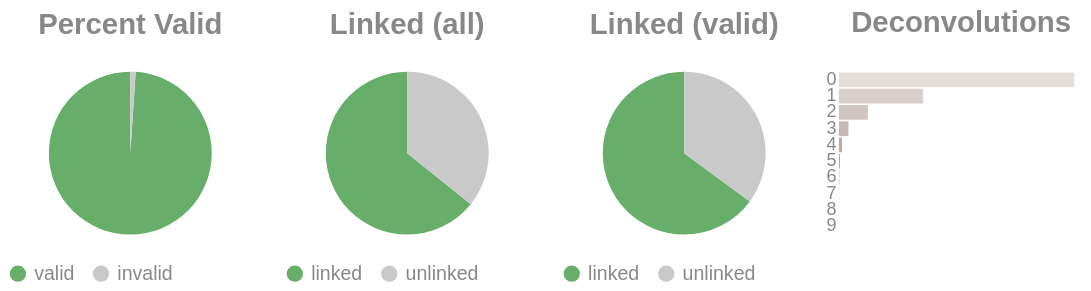

The code cell stored with this chart in its notebook:
### Code cell
if SKIPLR:
    pass
else:
    clash = Counter()
    for i in valids['molecule'].to_list():
        _mol = i.split("-")
        if len(_mol) == 1:
            clash.update('0')
        else:
            clash.update(_mol[-1])

    _d = {"deconvolutions": [], 'count': []}
    for k,v in clash.items():
        _d['deconvolutions'].append(k)
        _d['count'].append(v)

    tot_valid = valids['reads'].sum()
    mask = valids['reads'] >= 2
    n_linked_reads = valids.filter(mask)['reads'].sum()
    if n_linked_reads == 0:
        print_html("No linked molecules (>=2 reads) were detected; skipping linked-only distributions.")
        SKIPLR = True
    else:
        perc_valid = round(tot_valid / n_reads, 4)
        linked_perc_abs = round(n_linked_reads / n_reads, 4)
        linked_perc = round(n_linked_reads / tot_valid, 4)

    _valid = pl.DataFrame({"valids": ['valid', 'invalid'], "count": [tot_valid, n_reads - tot_valid]})
    _linked_abs = pl.DataFrame({"linked (absolute)": ['linked', 'unlinked'], "count": [n_linked_reads, n_reads - n_linked_reads]})
    _linked_rel = pl.DataFrame({"linked (valids)": ['linked', 'unlinked'], "count": [n_linked_reads, tot_valid - n_linked_reads]})

    (
        alt.hconcat(
            piechart(_valid, goodval = 'valid', title = "Percent Valid"),
            piechart(_linked_abs, goodval = "linked", title =  "Linked (all)"),
            piechart(_linked_rel, goodval = "linked", title =  "Linked (valid)"),
            convolutionbar(pl.DataFrame(_d), title = "Deconvolutions"),
            center = True,
            bounds = 'flush'
        )
        .resolve_scale(color='independent')
        .resolve_legend('independent')
        .properties(usermeta={'embedOptions': {"actions": False}})
    ).display()

### Figure 1 — Vega-Lite specification as saved in the notebook (floating-point values rounded to 4 significant figures)
{"width": "container", "height": 400, "config": {"title": {"anchor": "start", "dy": -15, "fontSize": 18, "color": "#888888", "subtitleColor": "#888888", "subtitleFontSize": 14}, "arc": {"fill": "#0072B2"}, "axis": {"domainColor": "#888888", "domainWidth": 0.5, "gridWidth": 0.2, "grid": false, "titleFontWeight": 400, "titleFontSize": 15, "labelFontSize": 11, "labelColor": "#888888", "tickColor": "#888888", "tickWidth": 0.2, "titleColor": "#888888"}, "axisBand": {"grid": false}, "axisX": {"grid": true, "tickSize": 10, "domainCap": "round"}, "axisY": {"domain": false, "grid": true, "tickSize": 0, "domainCap": "round"}, "background": "transparent", "header": {"labelFontSize": 15, "labelColor": "#888888", "titleFontSize": 15, "titleFontWeight": 600, "titleColor": "#888888"}, "legend": {"labelFont": "sans-serif", "labelFontSize": 12, "labelColor": "#888888", "symbolSize": 100, "symbolType": "circle", "titleFontSize": 12, "titlePadding": 10, "titleColor": "#888888", "title": null}, "range": {"category": ["#E69F00", "#56B4E9", "#009E73", "#F0E442", "#0072B2", "#D55E00", "#CC79A7", "#000000"], "diverging": ["#cfe8f3", "#a2d4ec", "#73bfe2", "#46abdb", "#1696d2", "#12719e"]}, "area": {"fill": "#0072B2", "fillOpacity": 0.7, "line": true, "strokeOpacity": 0.7}, "line": {"color": "#0072B2", "stroke": "#0072B2", "strokeWidth": 2}, "trail": {"color": "#0072B2", "stroke": "#0072B2", "strokeWidth": 0, "size": 1}, "point": {"filled": true, "fillOpacity": 1.0, "size": 95}, "text": {"color": "#888888", "fontSize": 11, "align": "right", "fontWeight": 400, "size": 11}, "bar": {"fill": "#0072B2", "stroke": null}, "view": {"stroke": null, "continuousWidth": 660, "continuousHeight": 400}}, "hconcat": [{"data": {"name": "data-94613ba30ce7cffe074560bb1687abd2"}, "mark": {"type": "arc"}, "encoding": {"color": {"field": "valids", "legend": {"orient": "bottom", "title": null}, "scale": {"domain": ["valid", "invalid"], "range": ["#68ae6b", "#C9C9C9"]}, "title": "Valids", "type": "nominal"}, "theta": {"field": "count", "type": "quantitative"}, "tooltip": [{"field": "valids", "title": "Valids", "type": "ordinal"}, {"field": "percent", "format": ".2%", "title": "Percent", "type": "quantitative"}, {"field": "count", "title": "Count", "type": "quantitative"}]}, "height": 100, "title": {"text": "Percent Valid", "align": "center", "anchor": "middle"}, "transform": [{"calculate": "datum.count / 3228988", "as": "percent"}], "width": 150}, {"data": {"name": "data-1afce447cdef1e65b309a7b1a857587a"}, "mark": {"type": "arc"}, "encoding": {"color": {"field": "linked (absolute)", "legend": {"orient": "bottom", "title": null}, "scale": {"domain": ["linked", "unlinked"], "range": ["#68ae6b", "#C9C9C9"]}, "title": "Linked (Absolute)", "type": "nominal"}, "theta": {"field": "count", "type": "quantitative"}, "tooltip": [{"field": "linked (absolute)", "title": "Linked (Absolute)", "type": "ordinal"}, {"field": "percent", "format": ".2%", "title": "Percent", "type": "quantitative"}, {"field": "count", "title": "Count", "type": "quantitative"}]}, "height": 100, "title": {"text": "Linked (all)", "align": "center", "anchor": "middle"}, "transform": [{"calculate": "datum.count / 3228988", "as": "percent"}], "width": 150}, {"data": {"name": "data-649af546fb0b30d4f51b60004399febf"}, "mark": {"type": "arc"}, "encoding": {"color": {"field": "linked (valids)", "legend": {"orient": "bottom", "title": null}, "scale": {"domain": ["linked", "unlinked"], "range": ["#68ae6b", "#C9C9C9"]}, "title": "Linked (Valids)", "type": "nominal"}, "theta": {"field": "count", "type": "quantitative"}, "tooltip": [{"field": "linked (valids)", "title": "Linked (Valids)", "type": "ordinal"}, {"field": "percent", "format": ".2%", "title": "Percent", "type": "quantitative"}, {"field": "count", "title": "Count", "type": "quantitative"}]}, "height": 100, "title": {"text": "Linked (valid)", "align": "center", "anchor": "middle"}, "transform": [{"calculate": "datum.count / 3194975", "as": "percent"}], "width": 150}, {"data": {"name": "data-ef80f27b2f19fc4ec7a446f3a1c49904"}, "mark": {"type": "bar"}, "encoding": {"color": {"field": "deconvolutions", "legend": null, "scale": {"scheme": "lightgreyred"}, "type": "nominal"}, "tooltip": [{"field": "deconvolutions", "title": "Deconvolutions", "type": "ordinal"}, {"field": "percent", "format": ".2%", "title": "Percent", "type": "quantitative"}, {"field": "count", "title": "Count", "type": "quantitative"}], "x": {"axis": null, "field": "count", "type": "quantitative"}, "y": {"field": "deconvolutions", "sort": "ascending", "title": null, "type": "nominal"}}, "height": 100, "title": {"text": "Deconvolutions", "align": "center", "anchor": "middle"}, "transform": [{"calculate": "datum.count / 1780434", "as": "percent"}], "width": 150}], "bounds": "flush", "center": true, "resolve": {"legend": {"angle": "independent"}, "scale": {"color": "independent"}}, "usermeta": {"embedOptions": {"actions": false}}, "$schema": "https://vega.github.io/schema/vega-lite/v6.4.1.json", "datasets": {"data-94613ba30ce7cffe074560bb1687abd2": [{"valids": "valid", "count": 3194975}, {"valids": "invalid", "count": 34013}], "data-1afce447cdef1e65b309a7b1a857587a": [{"linked (absolute)": "linked", "count": 2073833}, {"linked (absolute)": "unlinked", "count": 1155155}], "data-649af546fb0b30d4f51b60004399febf": [{"linked (valids)": "linked", "count": 2073833}, {"linked (valids)": "unlinked", "count": 1121142}], "data-ef80f27b2f19fc4ec7a446f3a1c49904": [{"deconvolutions": "0", "count": 1155771}, {"deconvolutions": "1", "count": 413610}, {"deconvolutions": "2", "count": 141880}, {"deconvolutions": "3", "count": 46780}, {"deconvolutions": "4", "count": 15079}, {"deconvolutions": "5", "count": 4885}, {"deconvolutions": "6", "count": 1640}, {"deconvolutions": "7", "count": 546}, {"deconvolutions": "8", "count": 180}, {"deconvolutions": "9", "count": 63}]}}
